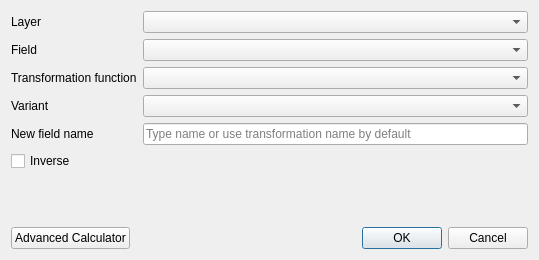
<?xml version="1.0" encoding="UTF-8"?>
<ui version="4.0">
 <class>TransformationDialog</class>
 <widget class="QDialog" name="TransformationDialog">
  <property name="windowModality">
   <enum>Qt::ApplicationModal</enum>
  </property>
  <property name="geometry">
   <rect>
    <x>0</x>
    <y>0</y>
    <width>539</width>
    <height>260</height>
   </rect>
  </property>
  <property name="windowTitle">
   <string>Field transformation</string>
  </property>
  <property name="modal">
   <bool>true</bool>
  </property>
  <layout class="QGridLayout" name="gridLayout">
   <item row="0" column="0" colspan="2">
    <layout class="QFormLayout" name="formLayout">
     <item row="0" column="0">
      <widget class="QLabel" name="layer_lbl">
       <property name="text">
        <string>Layer</string>
       </property>
      </widget>
     </item>
     <item row="1" column="0">
      <widget class="QLabel" name="attrib_lbl">
       <property name="text">
        <string>Field</string>
       </property>
      </widget>
     </item>
     <item row="2" column="0">
      <widget class="QLabel" name="algorithm_lbl">
       <property name="text">
        <string>Transformation function</string>
       </property>
      </widget>
     </item>
     <item row="0" column="1">
      <widget class="QComboBox" name="layer_cbx"/>
     </item>
     <item row="1" column="1">
      <widget class="QComboBox" name="attrib_cbx"/>
     </item>
     <item row="2" column="1">
      <widget class="QComboBox" name="algorithm_cbx"/>
     </item>
     <item row="3" column="0">
      <widget class="QLabel" name="variant_lbl">
       <property name="text">
        <string>Variant</string>
       </property>
      </widget>
     </item>
     <item row="3" column="1">
      <widget class="QComboBox" name="variant_cbx"/>
     </item>
     <item row="5" column="0">
      <widget class="QCheckBox" name="inverse_ckb">
       <property name="text">
        <string>Inverse</string>
       </property>
      </widget>
     </item>
     <item row="4" column="0">
      <widget class="QLabel" name="new_field_name_lbl">
       <property name="text">
        <string>New field name</string>
       </property>
      </widget>
     </item>
     <item row="4" column="1">
      <widget class="QLineEdit" name="new_field_name_txt">
       <property name="maxLength">
        <number>10</number>
       </property>
       <property name="placeholderText">
        <string>Type name or use transformation name by default</string>
       </property>
      </widget>
     </item>
    </layout>
   </item>
   <item row="1" column="0">
    <widget class="QPushButton" name="calc_btn">
     <property name="text">
      <string>Advanced Calculator</string>
     </property>
    </widget>
   </item>
   <item row="1" column="1">
    <widget class="QDialogButtonBox" name="buttonBox">
     <property name="orientation">
      <enum>Qt::Horizontal</enum>
     </property>
     <property name="standardButtons">
      <set>QDialogButtonBox::Cancel|QDialogButtonBox::Ok</set>
     </property>
    </widget>
   </item>
  </layout>
 </widget>
 <resources/>
 <connections>
  <connection>
   <sender>buttonBox</sender>
   <signal>accepted()</signal>
   <receiver>TransformationDialog</receiver>
   <slot>accept()</slot>
   <hints>
    <hint type="sourcelabel">
     <x>248</x>
     <y>174</y>
    </hint>
    <hint type="destinationlabel">
     <x>157</x>
     <y>205</y>
    </hint>
   </hints>
  </connection>
  <connection>
   <sender>buttonBox</sender>
   <signal>rejected()</signal>
   <receiver>TransformationDialog</receiver>
   <slot>reject()</slot>
   <hints>
    <hint type="sourcelabel">
     <x>316</x>
     <y>180</y>
    </hint>
    <hint type="destinationlabel">
     <x>286</x>
     <y>205</y>
    </hint>
   </hints>
  </connection>
 </connections>
</ui>
